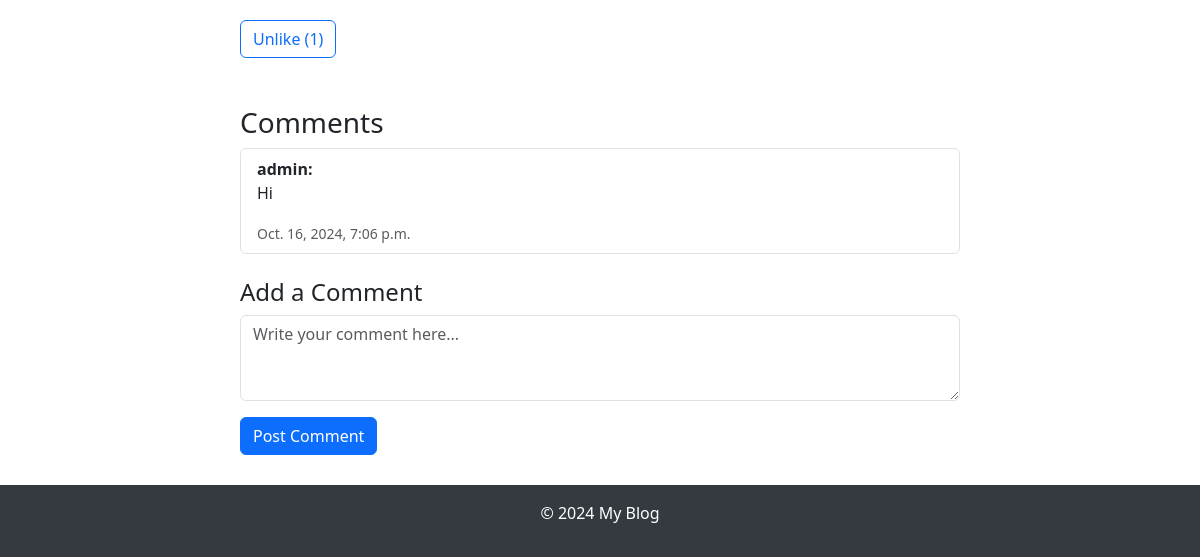
The page /post/6/ (signed in, lower part) on the database as committed earlier.
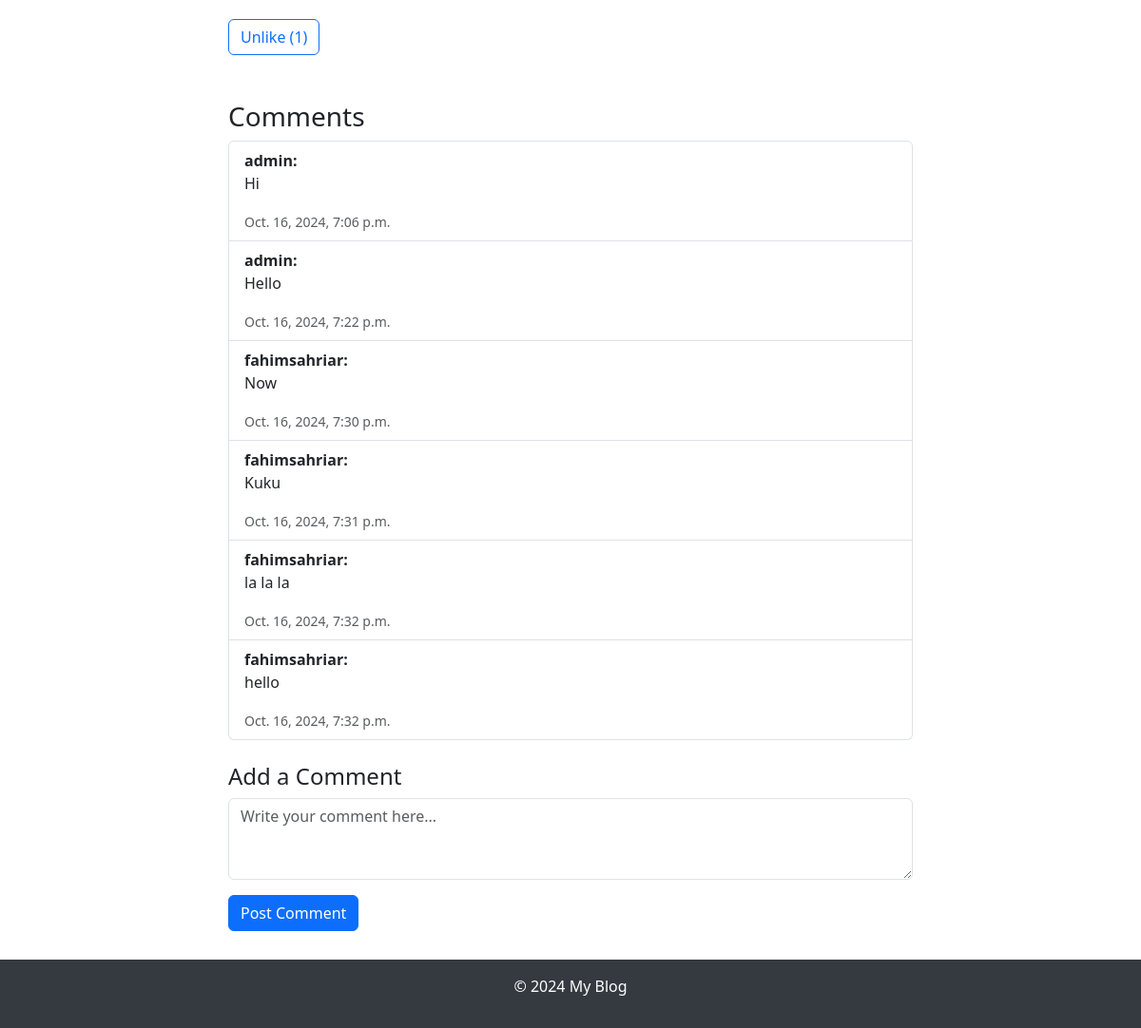
The same page on the database as committed later.
### main/models.py (models this page shows, shortened)
class Post(models.Model):
    title = models.CharField(max_length=200)
    content = models.TextField(null=True)
    author = models.ForeignKey(User, on_delete=models.CASCADE, null=True)
    created_at = models.DateTimeField(auto_now_add=True)
    updated_at = models.DateTimeField(auto_now=True)
    categories = models.ManyToManyField('Category')
    likes = models.ManyToManyField(User, related_name='post_likes', blank=True)

class Comment(models.Model):
    post = models.ForeignKey(Post, related_name='comments', on_delete=models.CASCADE)
    author = models.ForeignKey(User, on_delete=models.CASCADE)
    content = models.TextField()
    created_at = models.DateTimeField(auto_now_add=True)

### main/views.py (the view)
# urls.py: path('post/<int:pk>/', views.post_detail, name='post_detail'),
@login_required
def post_detail(request, pk):
    if request.method == "POST":
        content = request.POST.get('content')
        if content:
            post = get_object_or_404(Post, id=pk)
            comment = Comment.objects.create(post=post, author=request.user, content=content)
            return redirect('post_detail', pk=pk)
    post = get_object_or_404(Post, pk=pk)
    comments = post.comments.all()
    is_liked = post.likes.filter(id=request.user.id).exists()
    context = {
        'post': post,
        'comments': comments,
        'is_liked': is_liked,
        'total_likes': post.likes.count(),
    }
    return render(request, 'blog/post_detail.html', context)

### templates/blog/post_detail.html (shortened to what this page needs)
{% extends 'blog/base.html' %}
{% block content %}
<div class="container">
    <div class="row">
        <div class="col-md-8 offset-md-2">
            <div class="mb-4">
                <button id="like-button" class="btn btn-outline-primary" data-post-id="{{ post.id }}">
                    {% if user in post.likes.all %}
                        Unlike ({{ post.likes.count }})
                    {% else %}
                        Like ({{ post.likes.count }})
                    {% endif %}
                </button>
            </div>
            <h3 class="mt-5">Comments</h3>
            {% if post.comments.exists %}
                <ul class="list-group mb-4">
                    {% for comment in post.comments.all %}
                        <li class="list-group-item">
                            <strong>{{ comment.author }}:</strong>
                            <p>{{ comment.content }}</p>
                            <small class="text-muted">{{ comment.created_at }}</small>
                        </li>
                    {% endfor %}
                </ul>
            {% else %}
                <p>No comments yet. Be the first to comment!</p>
            {% endif %}
            <h4>Add a Comment</h4>
            <form id="comment-form1" method="post">
                <div class="mb-3">
                    <textarea class="form-control" name="content" rows="3" placeholder="Write your comment here..." required></textarea>
                </div>
                <button type="submit" class="btn btn-primary">Post Comment</button>
            </form>
        </div>
    </div>
</div>
{% endblock %}

### templates/blog/base.html (shortened to what this page needs)
<!DOCTYPE html>
<html lang="en">
<head>
    <link href="https://cdn.jsdelivr.net/npm/bootstrap@5.3.1/dist/css/bootstrap.min.css" rel="stylesheet">
    <link href="https://cdnjs.cloudflare.com/ajax/libs/bootstrap-icons/1.10.3/font/bootstrap-icons.min.css" rel="stylesheet">
</head>
<body>
    <main class="container">
        <div class="row">
            <div class="col-12">
                {% block content %}{% endblock %}
            </div>
        </div>
    </main>
    <footer class="text-center py-3">
        <p>&copy; 2024 My Blog</p>
    </footer>
</body>
</html>

### templates/blog/base.html (style rules this page uses)
html, body { height: 100%; }
body { display: flex; flex-direction: column; padding-top: 56px; }
main { flex: 1; }
footer { margin-top: 30px; background-color: #343a40; color: white; }

Rows that differ between the two databases and show on the page:
added Comment: author "admin", content "Hello", created_at "Oct. 16, 2024, 7:22 p.m."
added Comment: author "fahimsahriar", content "Now", created_at "Oct. 16, 2024, 7:30 p.m."
added Comment: author "fahimsahriar", content "Kuku", created_at "Oct. 16, 2024, 7:31 p.m."
added Comment: author "fahimsahriar", content "la la la", created_at "Oct. 16, 2024, 7:32 p.m."
added Comment: author "fahimsahriar", content "hello", created_at "Oct. 16, 2024, 7:32 p.m."
